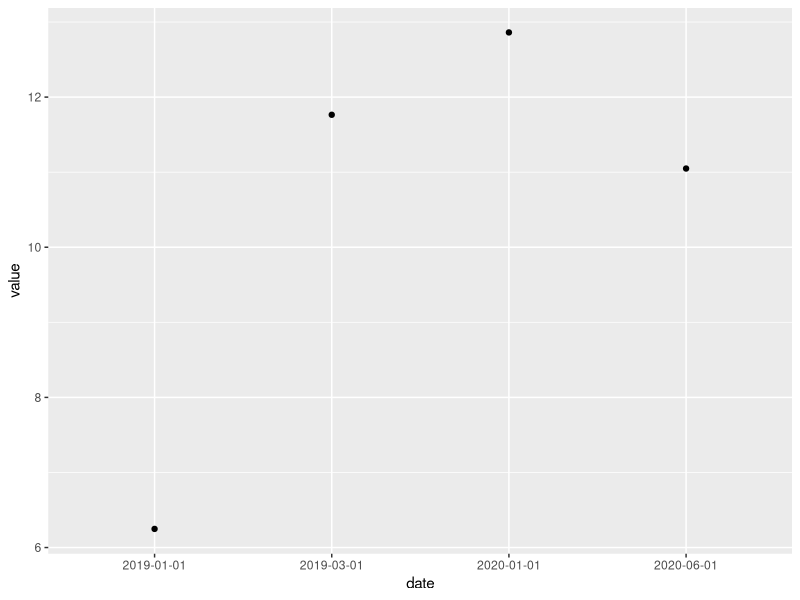
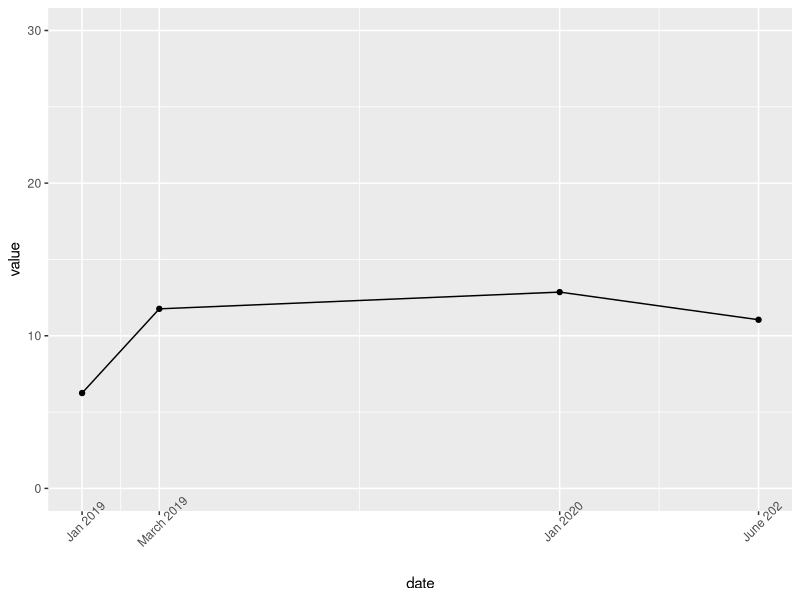

Here is the R script that generated these plots, in order:
## ---- chunk 1
options(htmltools.dir.version = FALSE)
library(tidyverse)
## ---- chunk 2

df1 <- tibble(age=c(25,29,22),name=c("Justin","Ian","Rosaline"))
df2 <- tibble(age=c(55,30,12),name=c("Hillary","Anna","Luis"))
(df <- bind_rows(df1,df2))
## ---- chunk 3
df1 <- tibble(age1=c(25,29,22),name1=c("Justin","Ian","Rosaline"))
df2 <- tibble(age2=c(55,30,12),name2=c("Hillary","Anna","Luis"))
(df <- bind_rows(df1,df2))
## ---- chunk 4

df1 <- tibble(age=c(25,29,22),name=c("Justin","Ian","Rosaline"))
df2 <- tibble(income=c(55,30,12),name=c("Justin","Ian","Rosaline"))
(df <- bind_cols(df1,df2 |> select(-name)))
## ---- chunk 5
(df <- bind_cols(df1,df2))
## ---- chunk 6
df1;df2
left_join(df1,df2,by="name")
## ---- chunk 7
left_join(df1,df2,by="name")
left_join(df1,df2)
## ---- chunk 8
df1 <- tibble(age=c(25,29,22,23),name=c("Justin","Ian","Rosaline","Jack"))
df2 <- tibble(income=c(55,30,12),name=c("Justin","Ian","Rosaline"))
left_join(df1,df2,by='name')
## ---- chunk 9
inner_join(df1,df2,by='name')
## ---- chunk 10
left_join(df1,df2,by='name')
right_join(df2,df1,by='name')
## ---- chunk 11
full_join(df1,df2,by='name')
## ---- chunk 12
df1 <- tibble(age=c(25,29,22),name=c("Justin","Ian","Rosaline"))
(df2 <- tibble(income=c(55,30,12,33),name=c("Justin","Ian","Rosaline","Justin")))
left_join(df1,df2,by='name')
## ---- chunk 13
df1 <- tibble(age=c(25,29,22),name=c("Justin","Ian","Rosaline"),last=c("Savoie","Smith","Azevedo"))
df2 <- tibble(income=c(55,30,12,33),name=c("Justin","Ian","Rosaline","Justin"),last=c("Savoie","Smith","Azevedo","Gajevic"))
left_join(df1,df2,c("name"="name","last"="last"))
## ---- chunk 14
my_string <- c("Justin Savoie (2019)","Daniel Ortega (2019)", "Natalia Burina (2019)")
str_replace(my_string,"\\(2019\\)","") %>% trimws()
my_string <- c("POL2517-U","POL2517-V","POL2699-S")
str_sub(my_string,4,-1)
str_sub(my_string,4,7)
my_string <- c("Justin Savoie (2019)","Daniel Ortega (2017)", "Natalia Burina (2018)")
str_extract(my_string,"(?<=\\().+?(?=\\))")
str_replace(my_string,"\\((?<=\\().+?(?=\\))\\)","") %>% trimws()
# https://stackoverflow.com/questions/8613237/extract-info-inside-all-parenthesis-in-r
## ---- chunk 15
my_string <- c("justin savoie","micheal Gillet","daniela Smith-jones")
str_to_title(my_string)
str_length(my_string)
str_count(my_string,"j")
## ---- chunk 16
library(lubridate)
today()
now()+60
today()+1
## ---- chunk 17
adate <- "2022-06-01"
ymd(adate)
lubridate::dmy("26-06-19")
adatetime <- "2001-10-10 02:30:30"
ymd_hms(adatetime)

as.numeric(ymd_hms(adatetime))

## ---- chunk 18
(my_data <- tibble(year=c("2022","2023"),
       month=c("6","1"),
       day=c("14","22")))

my_data |>
  mutate(date_string = paste0(year,"-",month,"_",day),
         date=lubridate::as_date(date_string))
## ---- chunk 19
to_plot <- tibble(date=c("2019-01-01","2019-03-01","2020-01-01","2020-06-01"),value=rnorm(4,10,3))
ggplot(to_plot,aes(x=date,y=value)) + geom_point()
## ---- chunk 20
to_plot <- to_plot |> mutate(date=ymd(date))
ggplot(to_plot,aes(x=date,y=value)) + geom_point() + geom_line() +
  scale_x_date(breaks = as_date(c("2019-01-01","2019-03-01","2020-01-01","2020-06-01")),
               labels=c("Jan 2019","March 2019","Jan 2020","June 202")) +
  theme(axis.text.x = element_text(angle=45)) + scale_y_continuous(limits=c(0,30))
